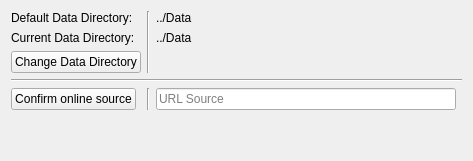
         <widget class="QWidget" name="page">
          <layout class="QGridLayout" name="gridLayout_2">
           <item row="0" column="0">
            <layout class="QVBoxLayout" name="verticalLayout_9">
             <item>
              <layout class="QGridLayout" name="gridLayout_12">
               <item row="1" column="0">
                <widget class="QLabel" name="label_21">
                 <property name="sizePolicy">
                  <sizepolicy hsizetype="Preferred" vsizetype="Fixed">
                   <horstretch>0</horstretch>
                   <verstretch>0</verstretch>
                  </sizepolicy>
                 </property>
                 <property name="text">
                  <string>Current Data Directory:</string>
                 </property>
                </widget>
               </item>
               <item row="4" column="2">
                <widget class="QLineEdit" name="url">
                 <property name="sizePolicy">
                  <sizepolicy hsizetype="Preferred" vsizetype="Fixed">
                   <horstretch>0</horstretch>
                   <verstretch>0</verstretch>
                  </sizepolicy>
                 </property>
                 <property name="minimumSize">
                  <size>
                   <width>300</width>
                   <height>0</height>
                  </size>
                 </property>
                 <property name="maximumSize">
                  <size>
                   <width>400</width>
                   <height>16777215</height>
                  </size>
                 </property>
                 <property name="placeholderText">
                  <string>URL Source</string>
                 </property>
                </widget>
               </item>
               <item row="0" column="2">
                <widget class="QLabel" name="defaultDirData">
                 <property name="sizePolicy">
                  <sizepolicy hsizetype="Preferred" vsizetype="Fixed">
                   <horstretch>0</horstretch>
                   <verstretch>0</verstretch>
                  </sizepolicy>
                 </property>
                 <property name="text">
                  <string>../Data</string>
                 </property>
                </widget>
               </item>
               <item row="0" column="0">
                <widget class="QLabel" name="label_4">
                 <property name="sizePolicy">
                  <sizepolicy hsizetype="Preferred" vsizetype="Fixed">
                   <horstretch>0</horstretch>
                   <verstretch>0</verstretch>
                  </sizepolicy>
                 </property>
                 <property name="text">
                  <string>Default Data Directory:</string>
                 </property>
                </widget>
               </item>
               <item row="2" column="0">
                <widget class="QPushButton" name="changeDirData">
                 <property name="sizePolicy">
                  <sizepolicy hsizetype="Fixed" vsizetype="Fixed">
                   <horstretch>0</horstretch>
                   <verstretch>0</verstretch>
                  </sizepolicy>
                 </property>
                 <property name="text">
                  <string>Change Data Directory</string>
                 </property>
                </widget>
               </item>
               <item row="1" column="2">
                <widget class="QLabel" name="curData">
                 <property name="sizePolicy">
                  <sizepolicy hsizetype="Preferred" vsizetype="Fixed">
                   <horstretch>0</horstretch>
                   <verstretch>0</verstretch>
                  </sizepolicy>
                 </property>
                 <property name="text">
                  <string>../Data</string>
                 </property>
                </widget>
               </item>
               <item row="4" column="0">
                <widget class="QPushButton" name="actionOpenURL">
                 <property name="sizePolicy">
                  <sizepolicy hsizetype="Fixed" vsizetype="Fixed">
                   <horstretch>0</horstretch>
                   <verstretch>0</verstretch>
                  </sizepolicy>
                 </property>
                 <property name="text">
                  <string>Confirm online source</string>
                 </property>
                </widget>
               </item>
               <item row="3" column="0" colspan="4">
                <widget class="Line" name="line_3">
                 <property name="orientation">
                  <enum>Qt::Horizontal</enum>
                 </property>
                </widget>
               </item>
               <item row="0" column="1" rowspan="3">
                <widget class="Line" name="line_4">
                 <property name="orientation">
                  <enum>Qt::Vertical</enum>
                 </property>
                </widget>
               </item>
               <item row="5" column="0">
                <spacer name="verticalSpacer_3">
                 <property name="orientation">
                  <enum>Qt::Vertical</enum>
                 </property>
                 <property name="sizeHint" stdset="0">
                  <size>
                   <width>20</width>
                   <height>40</height>
                  </size>
                 </property>
                </spacer>
               </item>
               <item row="4" column="1">
                <widget class="Line" name="line_5">
                 <property name="orientation">
                  <enum>Qt::Vertical</enum>
                 </property>
                </widget>
               </item>
              </layout>
             </item>
            </layout>
           </item>
          </layout>
         </widget>
